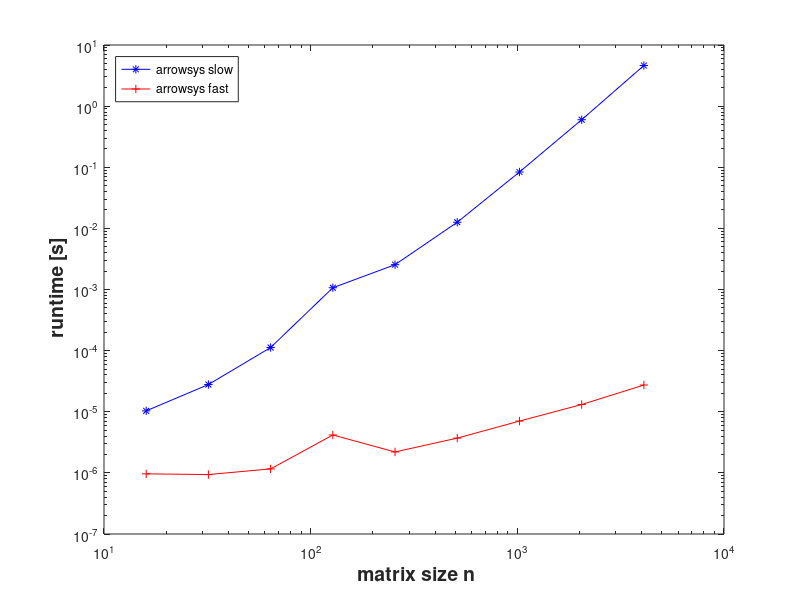

The MATLAB source for this figure:
delimiterIn = ' ';
headerlinesIn = 0;
times = importdata('arrowsystiming.dat', delimiterIn, headerlinesIn);

figure('name','arrowsystiming_cpp');
loglog(times(:,1),times(:,2),'b-*',times(:,1),times(:,3),'r-+');
xlabel('{\bf matrix size n}','fontsize',14); 
ylabel('{\bf runtime [s]}','fontsize',14);
legend('arrowsys slow','arrowsys fast','location','northwest');

print -depsc2 './arrowsystiming_cpp.eps';
